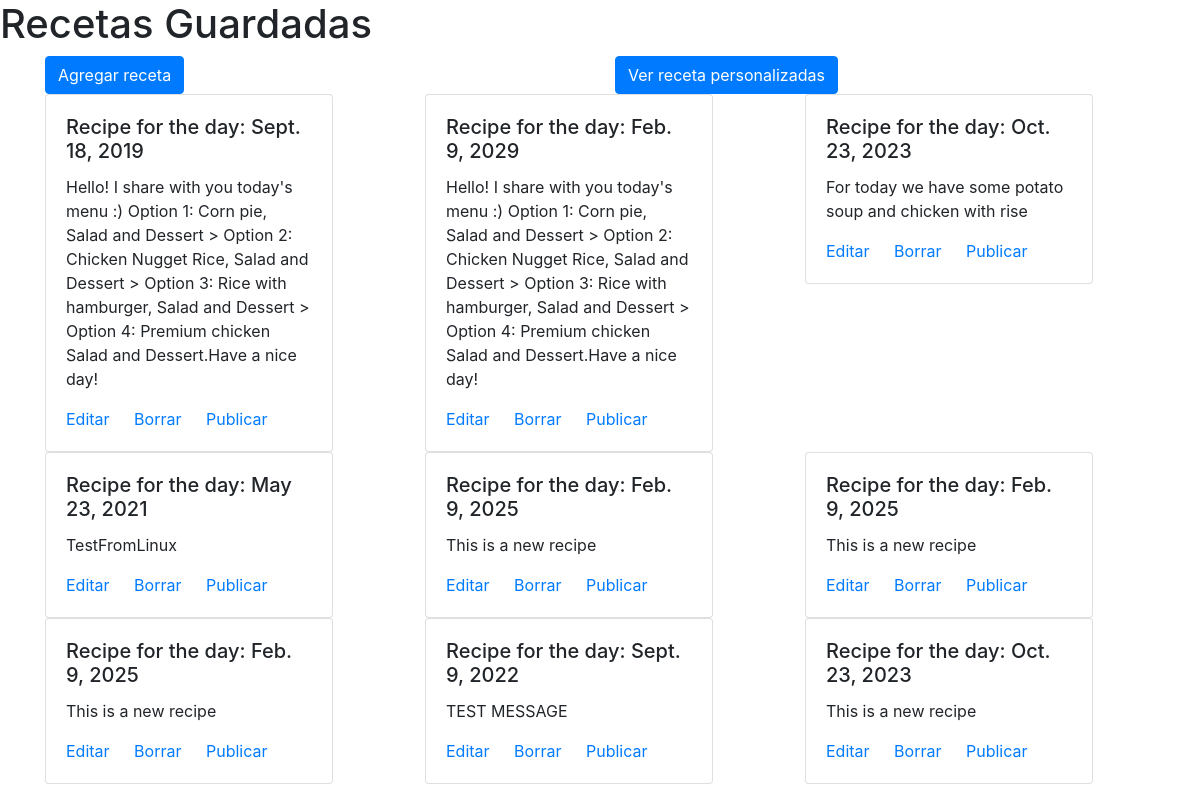
Page /allRecipes/ on the earlier database version.
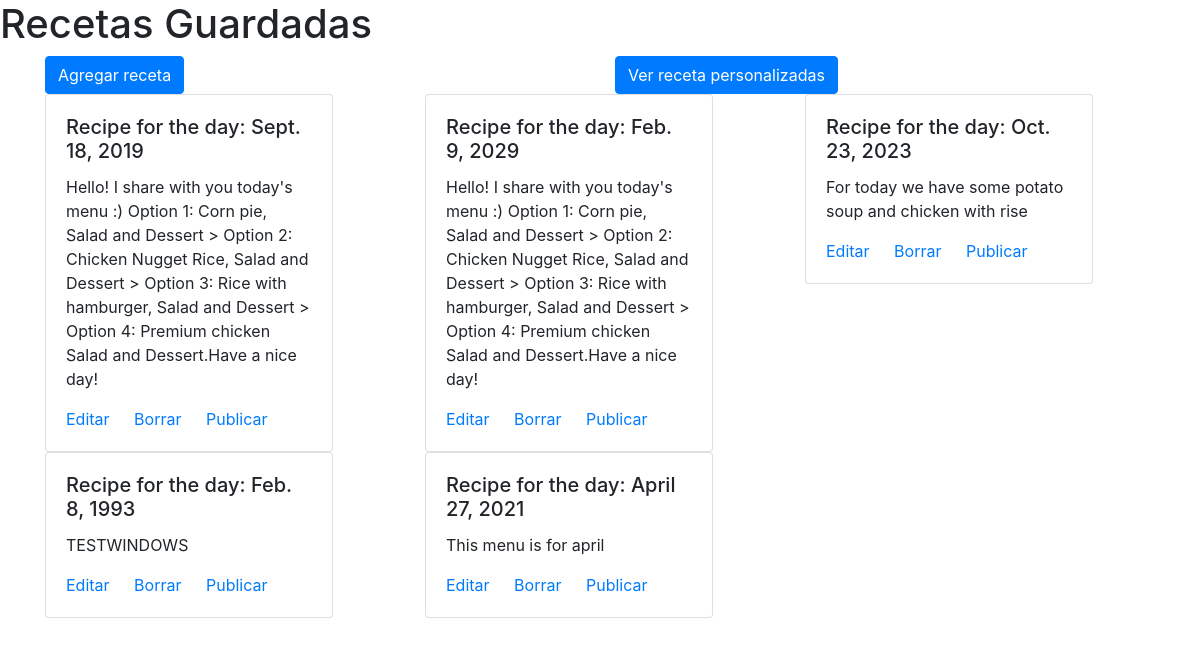
Same page on the later database version.
### app_delivery/models.py (models this page shows)
class Recipe(models.Model):
    id_recipe = models.AutoField(primary_key=True)
    description = models.CharField(max_length=1000)
    date = models.DateField(auto_now=False, auto_now_add=False)
    public = models.BooleanField(default=False)

### app_delivery/views.py (the view)
# urls.py: path('allRecipes/', views.read_menu,name="read"),
def read_menu(request):
    menu = Recipe.objects.all()
    return render(request,"recipes/get_allrecipes.html",{'recipes':menu} )

### app_delivery/templates/recipes/get_allrecipes.html (shortened to what this page needs)
{% extends 'basetemplate.html' %}
{% block data_body %}
<h1>Recetas Guardadas</h1>
 <div class="container">
    <div class="row">
        <div class="col-md-6"><a class="btn btn-primary" href="{% url 'create' %}">Agregar receta</a></div>
        <div class="col-md-6"><a class="btn btn-primary" href="{% url 'custom' %}">Ver receta personalizadas</a></div>
    </div>
     <div class="row">
        {% for recipe in recipes %}
        <div class="col-md-4">
            <div class="card" style="width: 18rem;">
                <div class="card-body">
                    <h5 class="card-title">Recipe for the day: {{recipe.date}}</h5>
                    <p class="card-text">{{recipe.description}}</p>
                    <a href="/updateRecipe/{{recipe.id_recipe}}" class="card-link">Editar</a>
                    <a href="/deleteRecipe/{{recipe.id_recipe}}" class="card-link">Borrar</a>
                    <a href="/enable/{{recipe.id_recipe}}" class="card-link">Publicar</a>
                </div>
            </div>
        </div>
        {% endfor %}
    </div>
</div>
{% endblock data_body %}

### app_delivery/templates/basetemplate.html (shortened to what this page needs)
<!DOCTYPE html>
<html lang="en">
<head>
    <link rel="stylesheet" href="https://maxcdn.bootstrapcdn.com/bootstrap/4.0.0/css/bootstrap.min.css">
</head>
<body>
    {% block data_body %}
    {% endblock data_body %}
</body>
</html>

Differences in the rows shown:
removed Recipe: date "May 23, 2021", description "TestFromLinux"
removed Recipe: date "Feb. 9, 2025", description "This is a new recipe"
removed Recipe: date "Feb. 9, 2025", description "This is a new recipe"
removed Recipe: date "Feb. 9, 2025", description "This is a new recipe"
removed Recipe: date "Sept. 9, 2022", description "TEST MESSAGE"
removed Recipe: date "Oct. 23, 2023", description "This is a new recipe"
added Recipe: date "Feb. 8, 1993", description "TESTWINDOWS"
added Recipe: date "April 27, 2021", description "This menu is for april"
